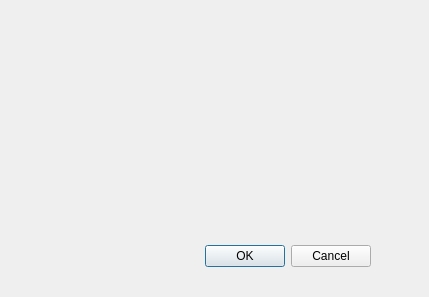
<?xml version="1.0" encoding="UTF-8"?>
<ui version="4.0">
 <class>Dialog</class>
 <widget class="QDialog" name="Dialog">
  <property name="geometry">
   <rect>
    <x>0</x>
    <y>0</y>
    <width>429</width>
    <height>297</height>
   </rect>
  </property>
  <property name="windowTitle">
   <string>Dialog</string>
  </property>
  <widget class="QDialogButtonBox" name="buttonBox">
   <property name="geometry">
    <rect>
     <x>30</x>
     <y>240</y>
     <width>341</width>
     <height>32</height>
    </rect>
   </property>
   <property name="orientation">
    <enum>Qt::Horizontal</enum>
   </property>
   <property name="standardButtons">
    <set>QDialogButtonBox::Cancel|QDialogButtonBox::Ok</set>
   </property>
  </widget>
 </widget>
 <resources/>
 <connections>
  <connection>
   <sender>buttonBox</sender>
   <signal>accepted()</signal>
   <receiver>Dialog</receiver>
   <slot>accept()</slot>
   <hints>
    <hint type="sourcelabel">
     <x>248</x>
     <y>254</y>
    </hint>
    <hint type="destinationlabel">
     <x>157</x>
     <y>274</y>
    </hint>
   </hints>
  </connection>
  <connection>
   <sender>buttonBox</sender>
   <signal>rejected()</signal>
   <receiver>Dialog</receiver>
   <slot>reject()</slot>
   <hints>
    <hint type="sourcelabel">
     <x>316</x>
     <y>260</y>
    </hint>
    <hint type="destinationlabel">
     <x>286</x>
     <y>274</y>
    </hint>
   </hints>
  </connection>
 </connections>
</ui>
